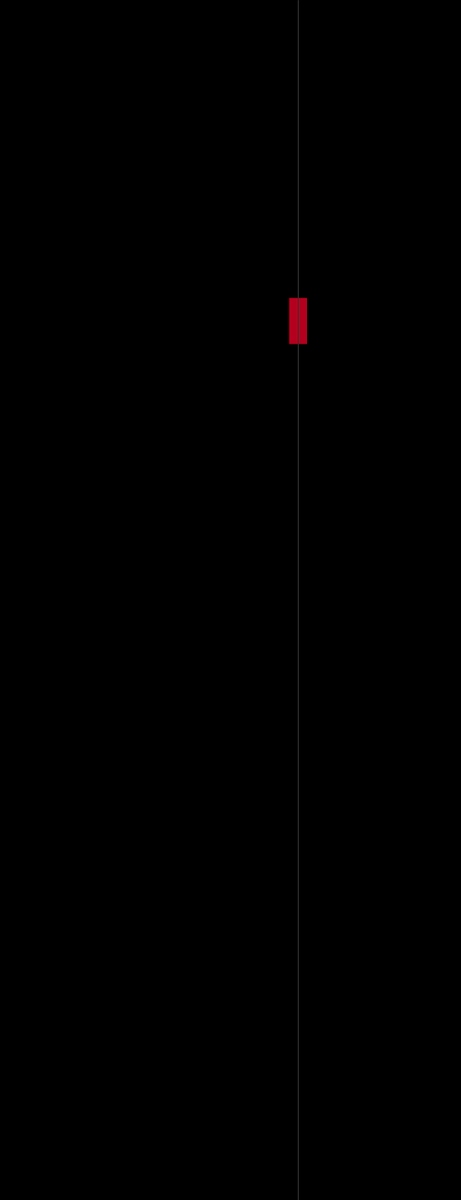
Frame 1 (no input)
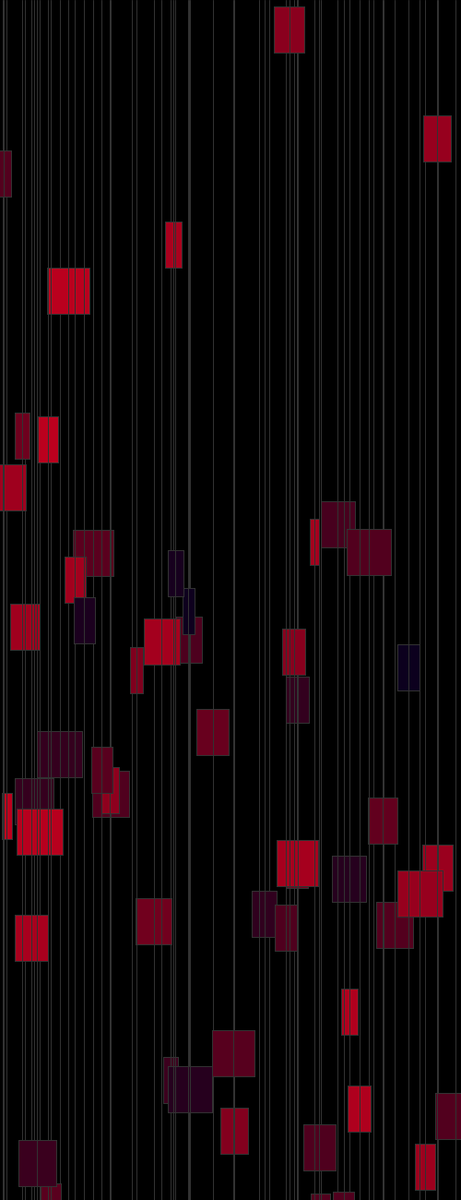
Frame 60 (the mouse pressed at the canvas centre just before this capture)
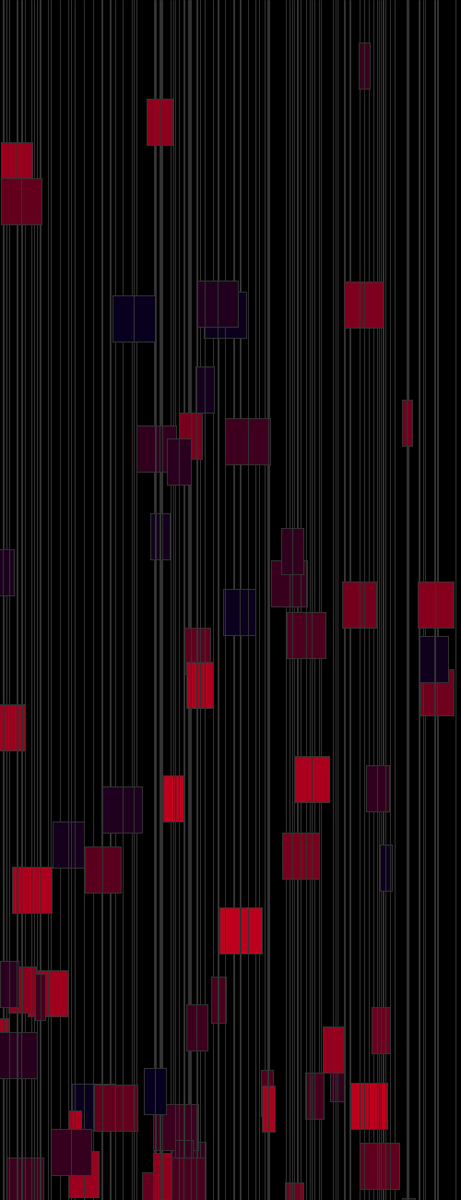
Frame 120 (the mouse held since frame 60 and released just before this capture)

The Processing sketch that drew these frames (run headless with seeded random() and noise(); from frame 60 on, the mouse is pressed at the canvas centre):

// Processing sketch: processing_16305
// ── processing_16305.pde


Globo [] globos = new Globo[600];
int totalglobos = 0;

void setup(){
size (500, 1300);
smooth();
noStroke();
frameRate(10);
}

void draw(){
background(0);
globos[totalglobos] = new Globo(color(0),random(width),random(height));
totalglobos++;

if (totalglobos >= globos.length) {
totalglobos = 20; //empezar de nuevo pero siempre teniendo 10
}

for (int i = 0; i < totalglobos; i++){
globos[i].cae();
globos[i].show();
}
}

class Globo{
color c;
float xpos;
float ypos;


Globo (color c_, float xpos_, float ypos_){
c = c_;
ypos = ypos_;
xpos=xpos_;
}

void show(){
rectMode(CENTER);
fill(random(190), random(0), 30);
rect(xpos, ypos, random(10, 50), 50);
stroke(50);
line(xpos, 0, xpos, height);
}

void cae(){
ypos = ypos + 10;

}
}
